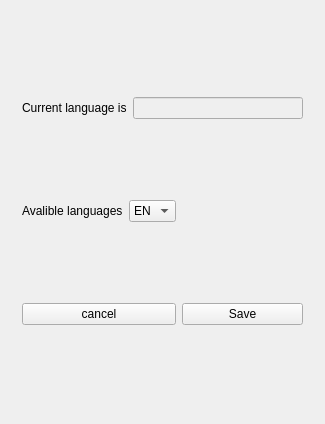
<?xml version="1.0" encoding="UTF-8"?>
<ui version="4.0">
 <class>Widget</class>
 <widget class="QWidget" name="Widget">
  <property name="geometry">
   <rect>
    <x>0</x>
    <y>0</y>
    <width>325</width>
    <height>424</height>
   </rect>
  </property>
  <property name="windowTitle">
   <string>story</string>
  </property>
  <layout class="QGridLayout" name="gridLayout_5">
   <item row="0" column="0">
    <widget class="QStackedWidget" name="stackedWidget">
     <property name="currentIndex">
      <number>2</number>
     </property>
     <widget class="QWidget" name="page">
      <layout class="QGridLayout" name="gridLayout_2">
       <item row="0" column="0" colspan="3">
        <layout class="QHBoxLayout" name="horizontalLayout">
         <item>
          <spacer name="horizontalSpacer_3">
           <property name="orientation">
            <enum>Qt::Horizontal</enum>
           </property>
           <property name="sizeHint" stdset="0">
            <size>
             <width>178</width>
             <height>20</height>
            </size>
           </property>
          </spacer>
         </item>
         <item>
          <widget class="QPushButton" name="pushButton_2">
           <property name="sizePolicy">
            <sizepolicy hsizetype="Minimum" vsizetype="Fixed">
             <horstretch>50</horstretch>
             <verstretch>50</verstretch>
            </sizepolicy>
           </property>
           <property name="minimumSize">
            <size>
             <width>64</width>
             <height>64</height>
            </size>
           </property>
           <property name="maximumSize">
            <size>
             <width>64</width>
             <height>64</height>
            </size>
           </property>
           <property name="sizeIncrement">
            <size>
             <width>0</width>
             <height>0</height>
            </size>
           </property>
           <property name="baseSize">
            <size>
             <width>64</width>
             <height>64</height>
            </size>
           </property>
           <property name="text">
            <string/>
           </property>
           <property name="icon">
            <iconset resource="pack.qrc">
             <normaloff>:/img/developer/language.png</normaloff>:/img/developer/language.png</iconset>
           </property>
           <property name="iconSize">
            <size>
             <width>64</width>
             <height>64</height>
            </size>
           </property>
          </widget>
         </item>
        </layout>
       </item>
       <item row="1" column="0">
        <spacer name="horizontalSpacer">
         <property name="orientation">
          <enum>Qt::Horizontal</enum>
         </property>
         <property name="sizeHint" stdset="0">
          <size>
           <width>40</width>
           <height>20</height>
          </size>
         </property>
        </spacer>
       </item>
       <item row="1" column="1">
        <layout class="QVBoxLayout" name="verticalLayout_2">
         <item>
          <spacer name="verticalSpacer_2">
           <property name="orientation">
            <enum>Qt::Vertical</enum>
           </property>
           <property name="sizeHint" stdset="0">
            <size>
             <width>20</width>
             <height>40</height>
            </size>
           </property>
          </spacer>
         </item>
         <item>
          <layout class="QVBoxLayout" name="verticalLayout">
           <property name="spacing">
            <number>12</number>
           </property>
           <item>
            <widget class="ClickableLabel" name="label_prolog">
             <property name="font">
              <font>
               <pointsize>18</pointsize>
              </font>
             </property>
             <property name="styleSheet">
              <string notr="true">QLabel{
	background-color:rgb(235, 235, 235);
	opacity:0.4;
}

QLabel:hover {
    background-color: #328930;
}
QLabel:pressed {
    background-color: #80c342;
} </string>
             </property>
             <property name="text">
              <string>Beginning</string>
             </property>
             <property name="alignment">
              <set>Qt::AlignCenter</set>
             </property>
            </widget>
           </item>
           <item>
            <widget class="ClickableLabel" name="label_walk">
             <property name="font">
              <font>
               <pointsize>18</pointsize>
              </font>
             </property>
             <property name="styleSheet">
              <string notr="true">QLabel{
	background-color:rgb(235, 235, 235);
	opacity:0.4;
}

QLabel:hover {
    background-color: #328930;
}
QLabel:pressed {
    background-color: #80c342;
} </string>
             </property>
             <property name="text">
              <string>Tea walk</string>
             </property>
             <property name="alignment">
              <set>Qt::AlignCenter</set>
             </property>
            </widget>
           </item>
           <item>
            <widget class="ClickableLabel" name="label_road">
             <property name="font">
              <font>
               <pointsize>18</pointsize>
              </font>
             </property>
             <property name="styleSheet">
              <string notr="true">QLabel{
	background-color:rgb(235, 235, 235);
	opacity:0.4;
}

QLabel:hover {
    background-color: #328930;
}
QLabel:pressed {
    background-color: #80c342;
} </string>
             </property>
             <property name="text">
              <string>In the zoo</string>
             </property>
             <property name="alignment">
              <set>Qt::AlignCenter</set>
             </property>
            </widget>
           </item>
           <item>
            <widget class="ClickableLabel" name="label_journey">
             <property name="font">
              <font>
               <pointsize>18</pointsize>
              </font>
             </property>
             <property name="styleSheet">
              <string notr="true">QLabel{
	background-color:rgb(235, 235, 235);
	opacity:0.4;
}

QLabel:hover {
    background-color: #328930;
}
QLabel:pressed {
    background-color: #80c342;
} </string>
             </property>
             <property name="text">
              <string>Voyage</string>
             </property>
             <property name="alignment">
              <set>Qt::AlignCenter</set>
             </property>
            </widget>
           </item>
          </layout>
         </item>
         <item>
          <spacer name="verticalSpacer">
           <property name="orientation">
            <enum>Qt::Vertical</enum>
           </property>
           <property name="sizeHint" stdset="0">
            <size>
             <width>20</width>
             <height>180</height>
            </size>
           </property>
          </spacer>
         </item>
        </layout>
       </item>
       <item row="1" column="2">
        <spacer name="horizontalSpacer_2">
         <property name="orientation">
          <enum>Qt::Horizontal</enum>
         </property>
         <property name="sizeHint" stdset="0">
          <size>
           <width>40</width>
           <height>20</height>
          </size>
         </property>
        </spacer>
       </item>
      </layout>
     </widget>
     <widget class="QWidget" name="page_2">
      <layout class="QGridLayout" name="gridLayout_4">
       <item row="0" column="0">
        <widget class="QGroupBox" name="groupBox_2">
         <property name="styleSheet">
          <string notr="true">QGroupBox{
	background-color:rgb(235, 235, 235);
	opacity:0.4;
}</string>
         </property>
         <property name="title">
          <string>Sceene</string>
         </property>
         <layout class="QGridLayout" name="gridLayout">
          <item row="0" column="0">
           <widget class="QLabel" name="scene_img_label">
            <property name="text">
             <string/>
            </property>
           </widget>
          </item>
          <item row="1" column="0">
           <widget class="QLabel" name="scene_text_label">
            <property name="minimumSize">
             <size>
              <width>200</width>
              <height>40</height>
             </size>
            </property>
            <property name="maximumSize">
             <size>
              <width>1200</width>
              <height>60</height>
             </size>
            </property>
            <property name="font">
             <font>
              <pointsize>11</pointsize>
             </font>
            </property>
            <property name="text">
             <string>Welcome to the &quot;Polly and Lolly&quot;
(click to continue)</string>
            </property>
            <property name="alignment">
             <set>Qt::AlignCenter</set>
            </property>
           </widget>
          </item>
         </layout>
        </widget>
       </item>
      </layout>
     </widget>
     <widget class="QWidget" name="page_3">
      <layout class="QGridLayout" name="gridLayout_3">
       <item row="1" column="0">
        <layout class="QHBoxLayout" name="horizontalLayout_3">
         <item>
          <widget class="QLabel" name="label_3">
           <property name="text">
            <string>Avalible languages</string>
           </property>
          </widget>
         </item>
         <item>
          <widget class="QComboBox" name="comboBox">
           <item>
            <property name="text">
             <string>EN</string>
            </property>
           </item>
           <item>
            <property name="text">
             <string>RU</string>
            </property>
           </item>
           <item>
            <property name="text">
             <string>UA</string>
            </property>
           </item>
          </widget>
         </item>
        </layout>
       </item>
       <item row="2" column="0">
        <widget class="QPushButton" name="pushButton_3">
         <property name="text">
          <string>cancel</string>
         </property>
        </widget>
       </item>
       <item row="2" column="1">
        <widget class="QPushButton" name="pushButton">
         <property name="text">
          <string>Save</string>
         </property>
        </widget>
       </item>
       <item row="0" column="0" colspan="2">
        <layout class="QHBoxLayout" name="horizontalLayout_2">
         <item>
          <widget class="QLabel" name="label">
           <property name="text">
            <string>Current language is</string>
           </property>
          </widget>
         </item>
         <item>
          <widget class="QLineEdit" name="currentLanguageLE">
           <property name="enabled">
            <bool>false</bool>
           </property>
          </widget>
         </item>
        </layout>
       </item>
      </layout>
     </widget>
    </widget>
   </item>
  </layout>
 </widget>
 <layoutdefault spacing="6" margin="11"/>
 <customwidgets>
  <customwidget>
   <class>ClickableLabel</class>
   <extends>QLabel</extends>
   <header>clickablelabel.h</header>
   <slots>
    <signal>clicked()</signal>
   </slots>
  </customwidget>
 </customwidgets>
 <resources>
  <include location="pack.qrc"/>
 </resources>
 <connections/>
</ui>
